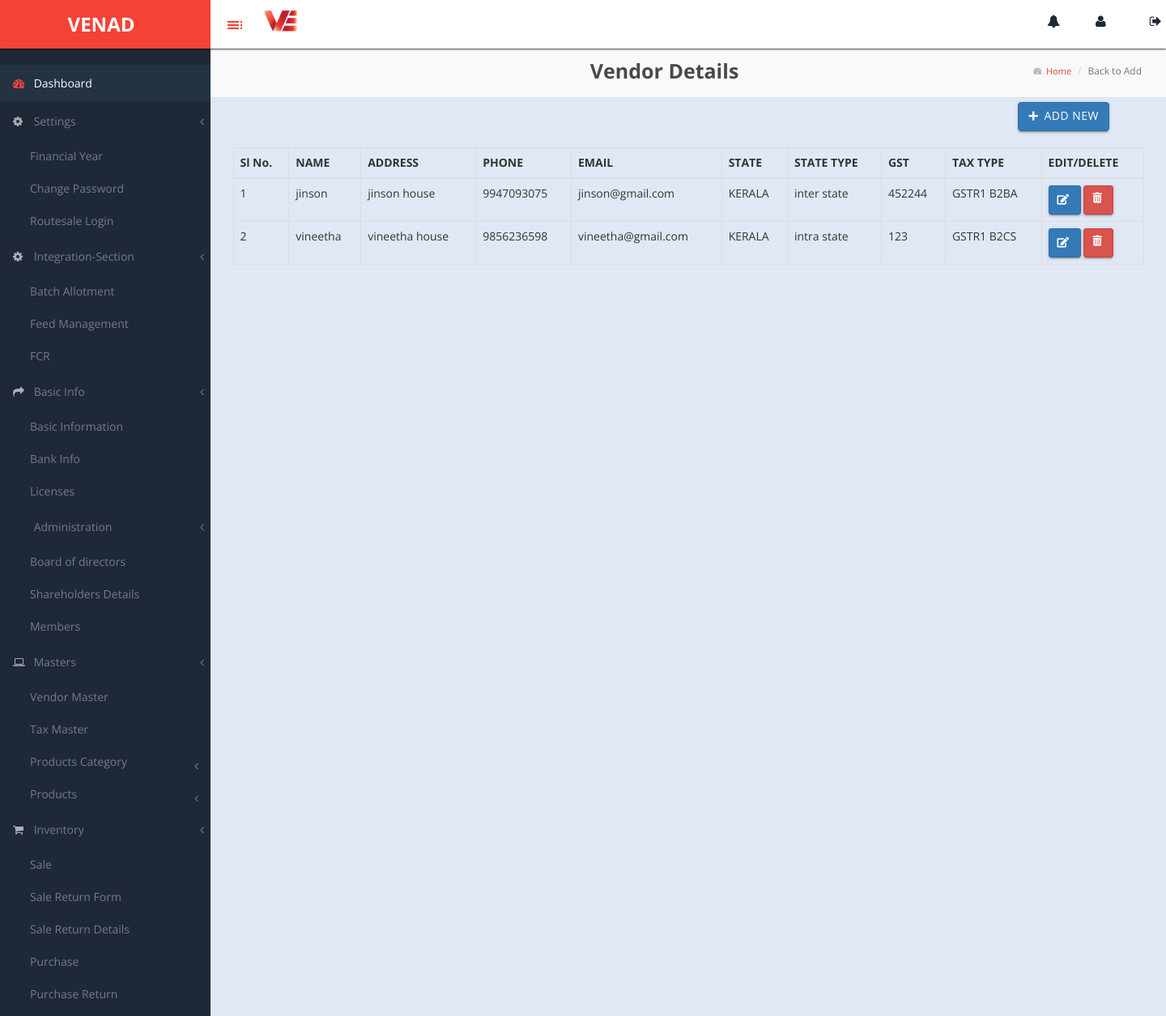
/v_det_page/, run on the app's committed database.
### venadApp/models.py (models this page shows)
class VendorDetails(models.Model):
    name = models.CharField(max_length=50,null=True)
    address = models.CharField(max_length=350,null=True)
    phone = models.CharField(max_length=255,null=True)
    e_mail = models.EmailField(max_length=255,null=True)
    state = models.EmailField(max_length=255,null=True)
    state_type = models.EmailField(max_length=255,null=True)
    gst = models.CharField(max_length=50,null=True)
    taxtype = models.EmailField(max_length=255,null=True)

### venadApp/views.py (the view)
# urls.py: path("v_det_page/",views.vendor_details_page),
def vendor_details_page(request):
    vendor = VendorDetails.objects.all()
    context = {
        'ven' : vendor
    }
    return render(request,'vendor/vendor_details_page.html',context)

### templates/vendor/vendor_details_page.html (shortened to what this page needs)
{% include 'base.html' %}
<!DOCTYPE html>
{% load static %}
<head>
    <link rel="stylesheet" href="https://cdn.datatables.net/1.11.5/css/jquery.dataTables.min.css">
    <link rel="stylesheet" href="https://cdnjs.cloudflare.com/ajax/libs/font-awesome/5.15.4/css/all.min.css">
</head>
<body>
{% include 'base.html' %}
<div id="page-wrapper">
    <div class="header">
        <div class="navbar2">
            <p class="financial-year">Vendor Details</p>
            <ol class="breadcrumb">
                <li><i style="font-size: 10px; padding-top: 5px;" class="fa fa-tachometer"></i><a href="#"> &nbsp;&nbsp;Home</a></li>
                <li class="active">Back to Add</li>
            </ol>
        </div>
    </div>
    <div class="container mt-5 position-relative">
        <div class="add-button-container">
            <a href="/v_add_page/" class="btn btn-primary btn-icon">
                <i class="fas fa-plus"></i> Add New
            </a>
        </div>
        <div class="row">
            <div class="col-md-12">
                <div class="table-responsive">
                    <table class="table table-bordered" id="financialYearTable">
                        <thead>
                            <tr>
                                <th>Sl No.</th>
                                <th>NAME</th>
                                <th>ADDRESS</th>
                                <th>PHONE</th>
                                <th>EMAIL</th>
                                <th>STATE</th>
                                <th>STATE TYPE</th>
                                <th>GST</th>
                                <th>TAX TYPE</th>
                                <th>EDIT/DELETE</th>
                                </tr>
                        </thead>
                        <tbody>
                            {% for i in ven %}
                            <tr>
                                <td>{{ forloop.counter }}</td>
                                <td>{{ i.name }} </td>
                                <td>{{ i.address }}</td>
                                <td>{{ i.phone }} </td>
                                <td>{{ i.e_mail }} </td>
                                <td>{{ i.state }} </td>
                                <td>{{ i.state_type }} </td>
                                <td>{{ i.gst }} </td>
                                <td>{{ i.taxtype }} </td>
                                <td>
                                    <form method="post">{% csrf_token %}
                                        <button formaction="/v_edit_page/" class="btn btn-sm btn-primary btn-icon custom-edit-button custom-edit-button" >
                                            <i class="fas fa-edit"></i>
                                        </button>
                                        <a href="/vendor_del/{{ i.id }}" class="btn btn-sm btn-danger btn-icon" onclick="return confirm('Do you want to delete this entry?');">
                                            <i class="fas fa-trash-alt"></i>
                                    </form>
                                </td>
                            </tr>
                            {% endfor %}
                        </tbody>
                    </table>
                </div>
            </div>
        </div>
    </div>
</div>
</body>
</html>

### static/css/custom-styles.css (style rules this page uses)
body { font-family: 'Open Sans', sans-serif; background: #1F2837; }
#page-wrapper { padding: 15px 15px; min-height: 600px; background: #ececec; }
p { font-size: 14px; line-height:25px; }
#page-wrapper { position: relative; top: 55px; -moz-box-shadow: 0 0 10px #757575; }
.breadcrumb { padding: 10px 10px 10px 20px;margin-bottom: 0;list-style: none;border-radius: 0;background: transparent;line-height: 20px;font-size: 11px;margin-left: 14px; }
#page-wrapper { background: #e0e8f5; }
@media (min-width:768px) { #page-wrapper { margin: 0 0 0 260px; padding: 0; min-height: 1200px; } }
.header .breadcrumb:before { font-size: 11px; margin-right: 0px; color: #717171; display: none; }
.header .breadcrumb li a { font-size: 11px; font-size: 11px; text-decoration: none; color: #717171; text-decoration: none; color: #f44336; }

### templates/base.html (style rules this page uses)
.navbar2 { display: flex; align-items: center; padding-left: 8px; }
.financial-year { font-size: 25px; padding-top: 10px; color: rgb(73, 73, 73); margin-right: 20px; }

### templates/vendor/vendor_details_page.html (style rules this page uses)
.btn-icon { display: flex; align-items: center; font-size: 0.8em; padding: 0.2rem 0.4rem; }
.btn-icon i { margin-right: 3px; }
.navbar2 { display: flex; justify-content: space-between; align-items: center; background-color: #f8f9fa; padding: 10px 20px; border-bottom: 1px solid #dee2e6; }
.financial-year, .current-date { margin: 25; margin-left: 40%; font-size: x-large; font-weight:bolder; }
.breadcrumb { margin: 0; padding: 0; background: none; }
.breadcrumb li { display: inline; font-size: 12px; }
.breadcrumb li a { text-decoration: none; }
.add-button-container { display: flex; justify-content: flex-end; margin-bottom: 20px; margin-top: 5px; margin-right: 50px; }

### data on the page
VendorDetails: name "jinson", address "jinson house", phone "9947093075", e_mail "jinson@gmail.com", state "KERALA", state_type "inter state", gst "452244", taxtype "GSTR1 B2BA"
VendorDetails: name "vineetha", address "vineetha house", phone "9856236598", e_mail "vineetha@gmail.com", state "KERALA", state_type "intra state", gst "123", taxtype "GSTR1 B2CS"
